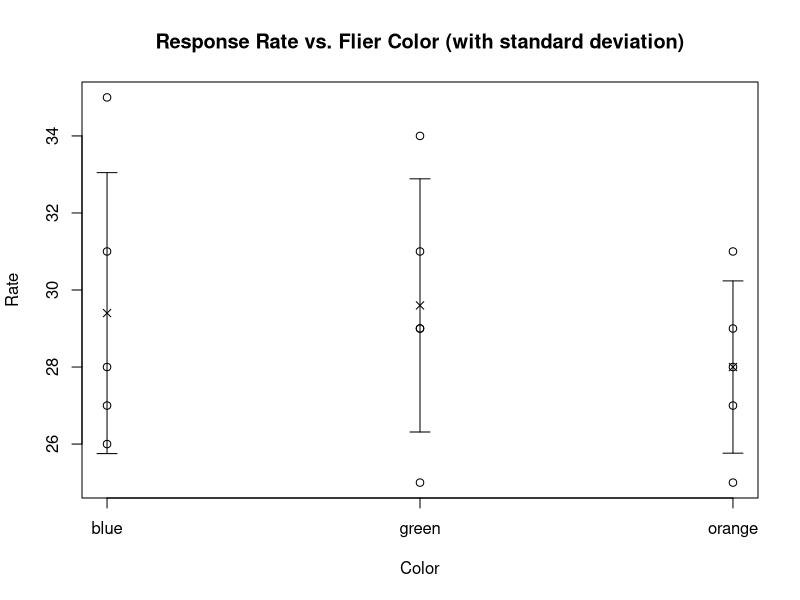
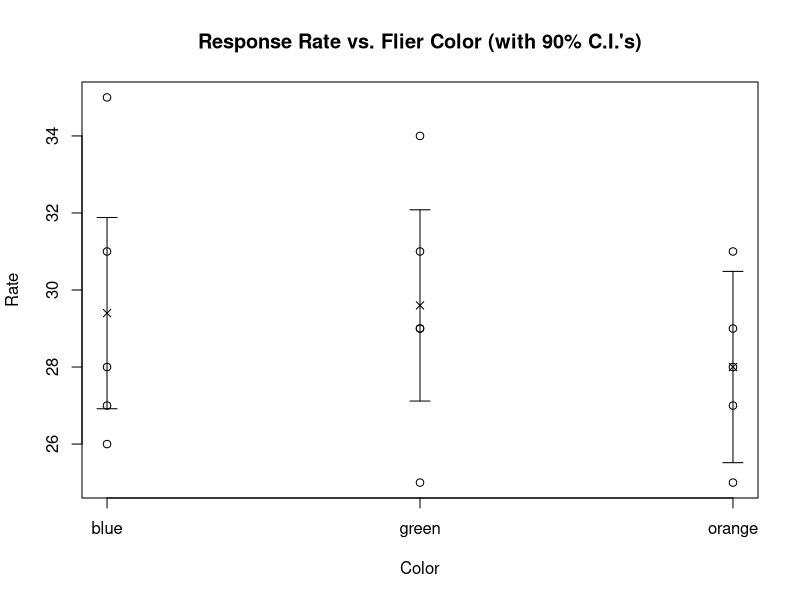

The R source for these figures, in order:
## ---- chunk 1
knitr::opts_chunk$set(echo = TRUE)
## ---- chunk 2
question <- read.table("CH16PR08.txt", header=F)
colnames(question) <- c("Rate", "Color", "ID")

rate <- question$Rate
color <- factor(question$Color, labels=c("blue", "green", "orange"))
id <- factor(question$ID)
## ---- chunk 3
rate.mean <- aggregate(rate, by=list(color), mean)$x
rate.sd <- aggregate(rate, by=list(color), sd)$x

stripchart(rate ~ color, vertical=T, pch=1, 
           main="Response Rate vs. Flier Color (with standard deviation)",
           ylab="Rate", xlab="Color")
points(rate.mean, pch=4)
arrows(1:3, rate.mean - rate.sd, 1:3, rate.mean + rate.sd, angle=90, code=3, length=.1)
## ---- chunk 4
model <- aov(rate ~ color)
anova(model)
## ---- chunk 5
print( aggregate(model$residuals, by=list(color), FUN=sum) )
print( sum(model$residuals) )
## ---- chunk 6
alpha <- .10
qf(1 - alpha, df1=2, df2=12)
## ---- chunk 7
  model.mse <- sum(model$residuals ^ 2) / model$df.residual
  model.se <- rep( sqrt( model.mse/5 ), 3 ) # n=5 for each group
  model.cc.90 <- qt(1 - alpha/2, df=12) # 90% C.I.
rate.allow <- model.se * model.cc.90

stripchart(rate ~ color, vertical=T, pch=1, 
           main="Response Rate vs. Flier Color (with 90% C.I.'s)",
           ylab="Rate", xlab="Color")
points(rate.mean, pch=4)
arrows(1:3, rate.mean - rate.allow, 1:3, rate.mean + rate.allow, angle=90, code=3, length=.1)
## ---- chunk 8
blue.mean <- rate.mean[1]
orange.mean <- rate.mean[3]

diff <- orange.mean - blue.mean
diff.se <- sqrt( model.mse / (1/5 + 1/5) )
diff.allow <- diff.se * model.cc.90

ci <- c(diff - diff.allow, diff + diff.allow)
print("90% C.I. for difference between mean of blue and orange groups:"); print(ci)
